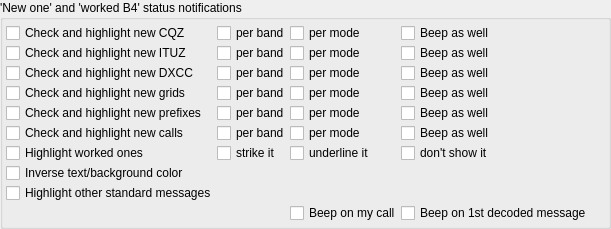
          <widget class="QGroupBox" name="highlight_group_box">
           <property name="title">
            <string>'New one' and 'worked B4' status notifications</string>
           </property>
           <layout class="QGridLayout" name="gridLayout_20">
            <property name="leftMargin">
             <number>3</number>
            </property>
            <property name="topMargin">
             <number>3</number>
            </property>
            <property name="rightMargin">
             <number>3</number>
            </property>
            <property name="bottomMargin">
             <number>3</number>
            </property>
            <property name="verticalSpacing">
             <number>3</number>
            </property>
            <item row="0" column="0">
             <layout class="QGridLayout" name="gridLayout_19">
              <property name="verticalSpacing">
               <number>0</number>
              </property>
              <item row="0" column="0">
               <widget class="QCheckBox" name="newCQZ_check_box">
                <property name="toolTip">
                 <string>&lt;html&gt;&lt;head/&gt;&lt;body&gt;&lt;p&gt;Highlight messages with CQ Zones which do not exist in the wsjtx_log.adi log file.&lt;/p&gt;&lt;/body&gt;&lt;/html&gt;</string>
                </property>
                <property name="text">
                 <string>Check and highlight new CQZ</string>
                </property>
               </widget>
              </item>
              <item row="0" column="1">
               <widget class="QCheckBox" name="newCQZBand_check_box">
                <property name="toolTip">
                 <string>&lt;html&gt;&lt;head/&gt;&lt;body&gt;&lt;p&gt;Highlight messages with CQ Zones which are new on the band according to the data from wsjtx_log.adi log file.&lt;/p&gt;&lt;/body&gt;&lt;/html&gt;</string>
                </property>
                <property name="text">
                 <string>per band</string>
                </property>
               </widget>
              </item>
              <item row="0" column="2">
               <widget class="QCheckBox" name="newCQZBandMode_check_box">
                <property name="toolTip">
                 <string>&lt;html&gt;&lt;head/&gt;&lt;body&gt;&lt;p&gt;Highlight messages with CQ Zones which are new in the mode according to the data from wsjtx_log.adi log file.&lt;/p&gt;&lt;/body&gt;&lt;/html&gt;</string>
                </property>
                <property name="text">
                 <string>per mode</string>
                </property>
               </widget>
              </item>
              <item row="0" column="3">
               <widget class="QCheckBox" name="beep_on_newCQZ_check_box">
                <property name="toolTip">
                 <string>Use also system sound for the notification.</string>
                </property>
                <property name="text">
                 <string>Beep as well</string>
                </property>
               </widget>
              </item>
              <item row="1" column="0">
               <widget class="QCheckBox" name="newITUZ_check_box">
                <property name="toolTip">
                 <string>&lt;html&gt;&lt;head/&gt;&lt;body&gt;&lt;p&gt;Highlight messages with ITU Zones which do not exist in the wsjtx_log.adi log file.&lt;/p&gt;&lt;/body&gt;&lt;/html&gt;</string>
                </property>
                <property name="text">
                 <string>Check and highlight new ITUZ</string>
                </property>
               </widget>
              </item>
              <item row="1" column="1">
               <widget class="QCheckBox" name="newITUZBand_check_box">
                <property name="toolTip">
                 <string>&lt;html&gt;&lt;head/&gt;&lt;body&gt;&lt;p&gt;Highlight messages with ITU Zones which are new on the band according to the data from wsjtx_log.adi log file.&lt;/p&gt;&lt;/body&gt;&lt;/html&gt;</string>
                </property>
                <property name="text">
                 <string>per band</string>
                </property>
               </widget>
              </item>
              <item row="1" column="2">
               <widget class="QCheckBox" name="newITUZBandMode_check_box">
                <property name="toolTip">
                 <string>&lt;html&gt;&lt;head/&gt;&lt;body&gt;&lt;p&gt;Highlight messages with ITU Zones which are new in the mode according to the data from wsjtx_log.adi log file.&lt;/p&gt;&lt;/body&gt;&lt;/html&gt;</string>
                </property>
                <property name="text">
                 <string>per mode</string>
                </property>
               </widget>
              </item>
              <item row="1" column="3">
               <widget class="QCheckBox" name="beep_on_newITUZ_check_box">
                <property name="toolTip">
                 <string>Use also system sound for the notification.</string>
                </property>
                <property name="text">
                 <string>Beep as well</string>
                </property>
               </widget>
              </item>
              <item row="2" column="0">
               <widget class="QCheckBox" name="newDXCC_check_box">
                <property name="toolTip">
                 <string>&lt;html&gt;&lt;head/&gt;&lt;body&gt;&lt;p&gt;Highlight messages with DXCC countries which do not exist in the wsjtx_log.adi log file.&lt;/p&gt;&lt;/body&gt;&lt;/html&gt;</string>
                </property>
                <property name="text">
                 <string>Check and highlight new DXCC</string>
                </property>
               </widget>
              </item>
              <item row="2" column="1">
               <widget class="QCheckBox" name="newDXCCBand_check_box">
                <property name="toolTip">
                 <string>&lt;html&gt;&lt;head/&gt;&lt;body&gt;&lt;p&gt;Highlight messages with DXCC countries which are new on the band according to the data from wsjtx_log.adi log file.&lt;/p&gt;&lt;/body&gt;&lt;/html&gt;</string>
                </property>
                <property name="text">
                 <string>per band</string>
                </property>
               </widget>
              </item>
              <item row="2" column="2">
               <widget class="QCheckBox" name="newDXCCBandMode_check_box">
                <property name="toolTip">
                 <string>&lt;html&gt;&lt;head/&gt;&lt;body&gt;&lt;p&gt;Highlight messages with DXCC countries which are new in the mode according to the data from wsjtx_log.adi log file.&lt;/p&gt;&lt;/body&gt;&lt;/html&gt;</string>
                </property>
                <property name="text">
                 <string>per mode</string>
                </property>
               </widget>
              </item>
              <item row="2" column="3">
               <widget class="QCheckBox" name="beep_on_newDXCC_check_box">
                <property name="toolTip">
                 <string>Use also system sound for the notification.</string>
                </property>
                <property name="text">
                 <string>Beep as well</string>
                </property>
               </widget>
              </item>
              <item row="3" column="0">
               <widget class="QCheckBox" name="newGrid_check_box">
                <property name="toolTip">
                 <string>&lt;html&gt;&lt;head/&gt;&lt;body&gt;&lt;p&gt;Highlight messages with grid squares which do not exist in the wsjtx_log.adi log file.&lt;/p&gt;&lt;p&gt;With &lt;b&gt;WW Digi contest&lt;/b&gt; enabled in the Misc menu these settings match on the 2 character grid field instead of the 4 character square, because the field is the contest multiplier, and a new field then outranks a new DXCC or zone in the highlighting.&lt;/p&gt;&lt;/body&gt;&lt;/html&gt;</string>
                </property>
                <property name="text">
                 <string>Check and highlight new grids</string>
                </property>
               </widget>
              </item>
              <item row="3" column="1">
               <widget class="QCheckBox" name="newGridBand_check_box">
                <property name="toolTip">
                 <string>&lt;html&gt;&lt;head/&gt;&lt;body&gt;&lt;p&gt;Highlight messages with grid squares which are new on the band according to the data from wsjtx_log.adi log file.&lt;/p&gt;&lt;/body&gt;&lt;/html&gt;</string>
                </property>
                <property name="text">
                 <string>per band</string>
                </property>
               </widget>
              </item>
              <item row="3" column="2">
               <widget class="QCheckBox" name="newGridBandMode_check_box">
                <property name="toolTip">
                 <string>&lt;html&gt;&lt;head/&gt;&lt;body&gt;&lt;p&gt;Highlight messages with grid squares which are new in the mode according to the data from wsjtx_log.adi log file.&lt;/p&gt;&lt;/body&gt;&lt;/html&gt;</string>
                </property>
                <property name="text">
                 <string>per mode</string>
                </property>
               </widget>
              </item>
              <item row="3" column="3">
               <widget class="QCheckBox" name="beep_on_newGrid_check_box">
                <property name="toolTip">
                 <string>Use also system sound for the notification.</string>
                </property>
                <property name="text">
                 <string>Beep as well</string>
                </property>
               </widget>
              </item>
              <item row="4" column="0">
               <widget class="QCheckBox" name="newPx_check_box">
                <property name="toolTip">
                 <string>&lt;html&gt;&lt;head/&gt;&lt;body&gt;&lt;p&gt;Highlight messages with prefixes which do not exist in the wsjtx_log.adi log file.&lt;/p&gt;&lt;/body&gt;&lt;/html&gt;</string>
                </property>
                <property name="text">
                 <string>Check and highlight new prefixes</string>
                </property>
               </widget>
              </item>
              <item row="4" column="1">
               <widget class="QCheckBox" name="newPxBand_check_box">
                <property name="toolTip">
                 <string>&lt;html&gt;&lt;head/&gt;&lt;body&gt;&lt;p&gt;Highlight messages with prefixes which are new on the band according to the data from wsjtx_log.adi log file.&lt;/p&gt;&lt;/body&gt;&lt;/html&gt;</string>
                </property>
                <property name="text">
                 <string>per band</string>
                </property>
               </widget>
              </item>
              <item row="4" column="2">
               <widget class="QCheckBox" name="newPxBandMode_check_box">
                <property name="toolTip">
                 <string>&lt;html&gt;&lt;head/&gt;&lt;body&gt;&lt;p&gt;Highlight messages with prefixes which are new in the mode according to the data from wsjtx_log.adi log file.&lt;/p&gt;&lt;/body&gt;&lt;/html&gt;</string>
                </property>
                <property name="text">
                 <string>per mode</string>
                </property>
               </widget>
              </item>
              <item row="4" column="3">
               <widget class="QCheckBox" name="beep_on_newPx_check_box">
                <property name="toolTip">
                 <string>Use also system sound for the notification.</string>
                </property>
                <property name="text">
                 <string>Beep as well</string>
                </property>
               </widget>
              </item>
              <item row="5" column="0">
               <widget class="QCheckBox" name="newCall_check_box">
                <property name="toolTip">
                 <string>&lt;html&gt;&lt;head/&gt;&lt;body&gt;&lt;p&gt;Highlight messages with callsigns which do not exist in the wsjtx_log.adi log file.&lt;/p&gt;&lt;/body&gt;&lt;/html&gt;</string>
                </property>
                <property name="text">
                 <string>Check and highlight new calls</string>
                </property>
               </widget>
              </item>
              <item row="5" column="1">
               <widget class="QCheckBox" name="newCallBand_check_box">
                <property name="toolTip">
                 <string>&lt;html&gt;&lt;head/&gt;&lt;body&gt;&lt;p&gt;Highlight messages with callsigns which are new on the band according to the data from wsjtx_log.adi log file.&lt;/p&gt;&lt;/body&gt;&lt;/html&gt;</string>
                </property>
                <property name="text">
                 <string>per band</string>
                </property>
               </widget>
              </item>
              <item row="5" column="2">
               <widget class="QCheckBox" name="newCallBandMode_check_box">
                <property name="toolTip">
                 <string>&lt;html&gt;&lt;head/&gt;&lt;body&gt;&lt;p&gt;Highlight messages with callsigns which are new in the mode according to the data from wsjtx_log.adi log file.&lt;/p&gt;&lt;/body&gt;&lt;/html&gt;</string>
                </property>
                <property name="text">
                 <string>per mode</string>
                </property>
               </widget>
              </item>
              <item row="5" column="3">
               <widget class="QCheckBox" name="beep_on_newCall_check_box">
                <property name="toolTip">
                 <string>Use also system sound for the notification.</string>
                </property>
                <property name="text">
                 <string>Beep as well</string>
                </property>
               </widget>
              </item>
              <item row="6" column="0">
               <widget class="QCheckBox" name="workedColor_check_box">
                <property name="toolTip">
                 <string>&lt;html&gt;&lt;head/&gt;&lt;body&gt;&lt;p&gt;Use color notification for messages with the worked DXCC, Grid, Call.&lt;/p&gt;&lt;/body&gt;&lt;/html&gt;</string>
                </property>
                <property name="text">
                 <string>Highlight worked ones</string>
                </property>
               </widget>
              </item>
              <item row="6" column="1">
               <widget class="QCheckBox" name="workedStriked_check_box">
                <property name="toolTip">
                 <string>&lt;html&gt;&lt;head/&gt;&lt;body&gt;&lt;p&gt;Messages with worked DXCC, Grid, Call will be striked.&lt;/p&gt;&lt;/body&gt;&lt;/html&gt;</string>
                </property>
                <property name="statusTip">
                 <string>&lt;html&gt;&lt;head/&gt;&lt;body&gt;&lt;p&gt;Messages with worked Call will be striked&lt;/p&gt;&lt;/body&gt;&lt;/html&gt;</string>
                </property>
                <property name="text">
                 <string>strike it</string>
                </property>
               </widget>
              </item>
              <item row="6" column="2">
               <widget class="QCheckBox" name="workedUnderlined_check_box">
                <property name="toolTip">
                 <string>&lt;html&gt;&lt;head/&gt;&lt;body&gt;&lt;p&gt;Messages with worked DXCC, Grid, Call will be underlined.&lt;/p&gt;&lt;/body&gt;&lt;/html&gt;</string>
                </property>
                <property name="text">
                 <string>underline it</string>
                </property>
               </widget>
              </item>
              <item row="6" column="3">
               <widget class="QCheckBox" name="workedDontShow_check_box">
                <property name="toolTip">
                 <string>&lt;html&gt;&lt;head/&gt;&lt;body&gt;&lt;p&gt;Messages with worked DXCC, Grid, Call where there is no MyCall will be skipped in the decoded text window&lt;/p&gt;&lt;/body&gt;&lt;/html&gt;</string>
                </property>
                <property name="text">
                 <string>don't show it</string>
                </property>
               </widget>
              </item>
              <item row="7" column="0">
               <widget class="QCheckBox" name="txtColor_check_box">
                <property name="toolTip">
                 <string>&lt;html&gt;&lt;head/&gt;&lt;body&gt;&lt;p&gt;Invert text&lt;-&gt;background color for received messages&lt;/p&gt;&lt;/body&gt;&lt;/html&gt;</string>
                </property>
                <property name="text">
                 <string>Inverse text/background color</string>
                </property>
               </widget>
              </item>
              <item row="8" column="0">
               <widget class="QCheckBox" name="newPotential_check_box">
                <property name="toolTip">
                 <string>&lt;html&gt;&lt;head/&gt;&lt;body&gt;&lt;p&gt;By default 'CQ' and 'MyCall' messages being only checked, this setting allows to check also other received standard messages for new DXCC, Grid, Call. 'Other standard message' color being used for the notification&lt;/p&gt;&lt;/body&gt;&lt;/html&gt;</string>
                </property>
                <property name="text">
                 <string>Highlight other standard messages</string>
                </property>
               </widget>
              </item>
              <item row="8" column="4">
               <spacer name="horizontalSpacer_7">
                <property name="orientation">
                 <enum>Qt::Horizontal</enum>
                </property>
                <property name="sizeHint" stdset="0">
                 <size>
                  <width>13</width>
                  <height>13</height>
                 </size>
                </property>
               </spacer>
              </item>
              <item row="9" column="3">
               <widget class="QCheckBox" name="beep_on_firstMsg_check_box">
                <property name="toolTip">
                 <string>&lt;html&gt;&lt;head/&gt;&lt;body&gt;&lt;p&gt;Use system sound for notification as soon as the first message is decoded in the RX interval.&lt;/p&gt;&lt;/body&gt;&lt;/html&gt;</string>
                </property>
                <property name="text">
                 <string>Beep on 1st decoded message</string>
                </property>
               </widget>
              </item>
              <item row="9" column="2">
               <widget class="QCheckBox" name="beep_on_my_call_check_box">
                <property name="toolTip">
                 <string>&lt;html&gt;&lt;head/&gt;&lt;body&gt;&lt;p&gt;Use system sound for notification if there is MyCall in the received message.&lt;/p&gt;&lt;/body&gt;&lt;/html&gt;</string>
                </property>
                <property name="text">
                 <string>Beep on my call</string>
                </property>
               </widget>
              </item>
             </layout>
            </item>
           </layout>
          </widget>
